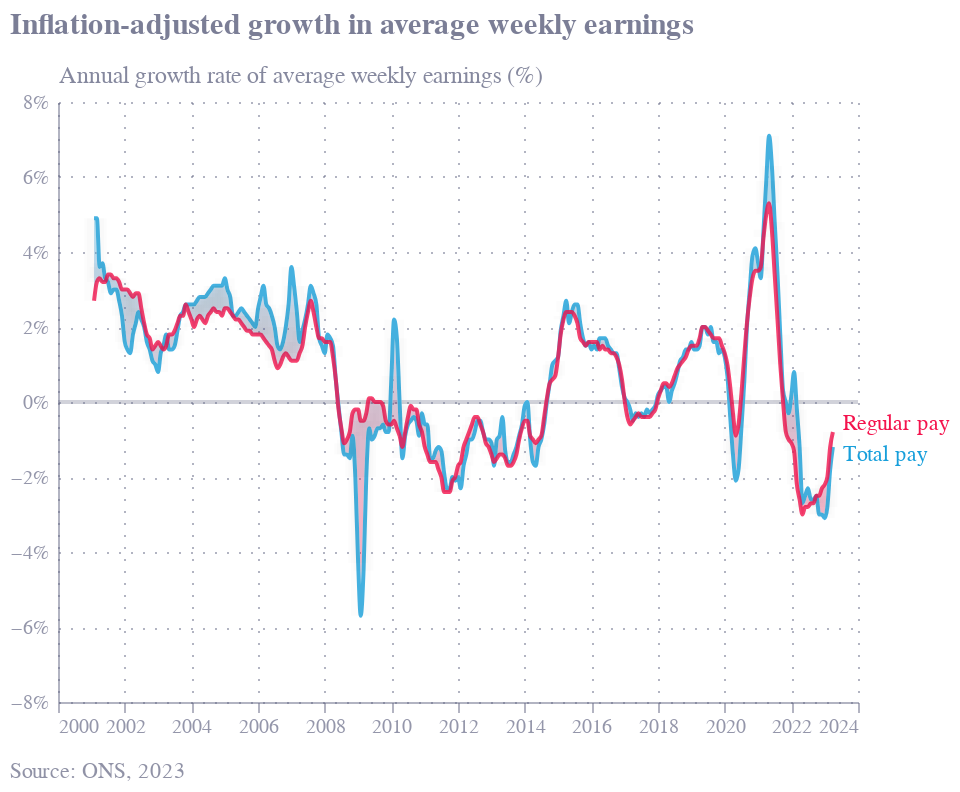
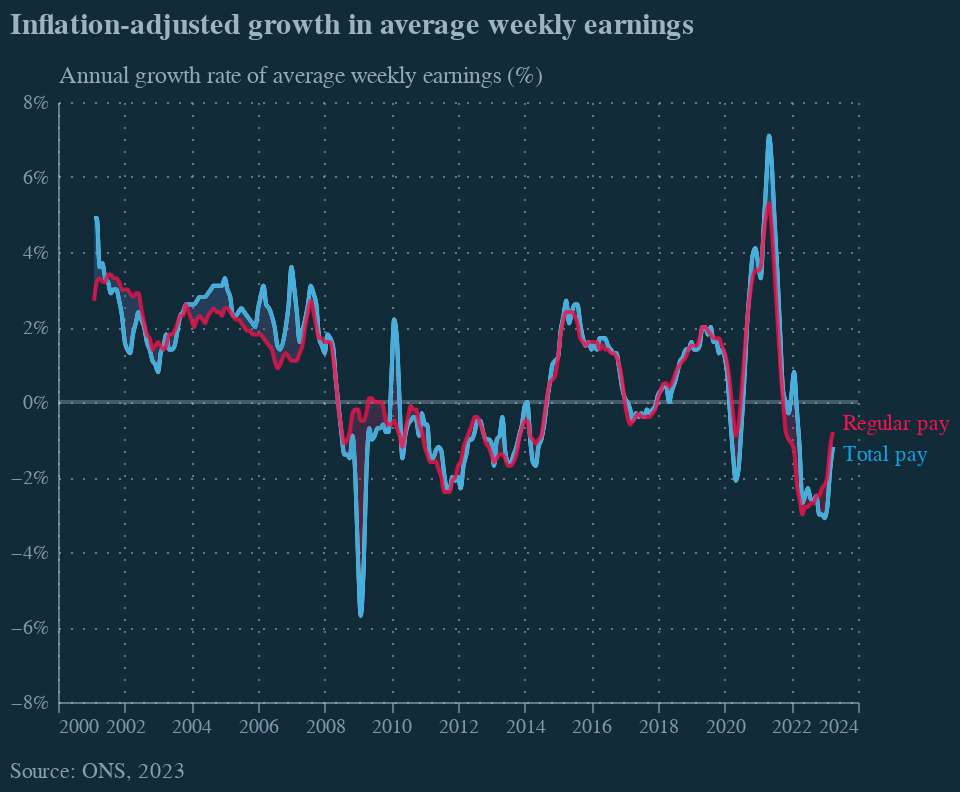

The code cell stored with these charts, in order, in its notebook:
### Code cell
base=alt.Chart(fc).transform_calculate(tp='datum["Total pay"]/100',rp='datum["Regular pay"]/100')
line1 = base.mark_line(opacity=0.8,clip=True,interpolate='monotone',color=colors['eco-light-blue']).encode(
    x=alt.X('date2:T',axis=alt.Axis(
            grid=True,
            gridDash=[1,5],
            gridColor=colors["eco-gray"],
            gridOpacity=mo,
            titleAlign="left",
            titleAnchor="end",
            title="",
        titleX=405,
            titleY=6,
            labelColor=colors["eco-gray"],
            titleColor=colors["eco-gray"],
            tickColor=colors["eco-gray"],
            domainColor=colors["eco-gray"],
            tickCount=10,
            domainOpacity=mo,
            tickOpacity=mo,
            labelOpacity=mo+0.2,
            titleOpacity=mo+0.3,
            titleFontSize=10,
            titleFontWeight='normal',
            orient="bottom",
            labelAngle=0
            ),
            scale=alt.Scale(domain=['2000-01-01','2024-01-01'],nice=False)
    ),
    y=alt.Y('tp:Q',axis=alt.Axis( 
            # grid=False,
            gridDash=[1,5],
            gridColor=colors["eco-gray"],
            gridOpacity=mo,
            title="Annual growth rate of average weekly earnings (%)",
            titleX=0,
            titleY=-7,
            titleBaseline="bottom",
            titleAngle=0,
            titleAlign="left",
            ticks=False,
            labelPadding=5,
            labelColor=colors["eco-gray"],
            titleColor=colors["eco-gray"],
            tickColor=colors["eco-gray"],
            domainColor=colors["eco-gray"],
            domainOpacity=mo,
            tickOpacity=mo,
            labelOpacity=mo+0.2,
            titleOpacity=mo+0.3,
            titleFontSize=12,
            titleFontWeight='normal',
            format='%',
            tickCount=8,
            # domain=False,
            # labels=False
        ),
            scale=alt.Scale(domain=[-0.08,0.08])
    
           )
)
line2=line1.mark_line(opacity=0.8,clip=True,interpolate='monotone',color=colors['eco-dot']).encode(y='rp:Q')
label1=line1.mark_text(align='left',dx=5,dy=4,color=colors['eco-light-blue']).encode(text='t:N').transform_filter('datum.date2>toDate("2023-03-10")').transform_calculate(t='"Total pay"'
)
label2=line2.mark_text(align='left',dx=5,dy=-4,color=colors['eco-dot']).encode(text='t:N').transform_filter('datum.date2>toDate("2023-03-10")').transform_calculate(t='"Regular pay"'
)
ruler=alt.Chart(pd.DataFrame([{'y':0}])).mark_rule(color=colors['eco-gray'],opacity=0.3,size=2).encode(y='y:Q')
area=base.mark_area(opacity=0.3,
        interpolate="monotone",
        line={'color':"#ffffff"},
        color=alt.Gradient(
            gradient='linear',
            stops=[alt.GradientStop(color=colors['eco-dot'], offset=0.2),
                   alt.GradientStop(color=colors['eco-light-blue'], offset=0.8)],
            x1=1, #0.8
            y1=1,
            x2=1,
            y2=0
            )
).encode(x='date2:T',y='tp:Q',y2='rp:Q')
tt=area.mark_line(opacity=0.01,size=10,interpolate='monotone').encode(tooltip=[
             alt.Tooltip('date:T',title='Date',format='%B %Y'),
             alt.Tooltip('tp:Q',title='Total pay growth rate (%)',format='.2%'),
            alt.Tooltip('rp:Q',title='Regular pay growth rate (%)',format='.2%')])

layer1=(ruler+area+line1+line2+label1+label2+tt
       ).\
    configure(font='Circular Std Book').configure_view(stroke=None,discreteWidth=400,discreteHeight=300,continuousWidth=400,continuousHeight=300).properties( 
        title={'text':"Inflation-adjusted growth in average weekly earnings",'color':colors['eco-gray']+'dd','align':'left','anchor':'start','offset':-360,
              'subtitle':'Source: ONS, 2023','subtitlePadding':360,
               'subtitleFontSize':11,'subtitleColor':colors['eco-gray']+'bb','fontSize':15})

if SAVE:
    layer1.save("visualisation/" + f + ".json")
    layer1.save("visualisation/" + f + ".svg")
    layer1.save("visualisation/" + f + ".png")
    layer2=dark(f)
    layer2.save("visualisation/" + f + "_dark.json")
    layer2.save("visualisation/" + f + "_dark.svg")
    layer2.save("visualisation/" + f + "_dark.png")
    open("README.md", "w").write(readme)

print(f+'\n')
layer1.display()
if SAVE:
    layer2.display()
    
# force display dark
if DARK and not SAVE:
    layer1.save("visualisation/" + f + ".json")
    layer2=dark(f)
    layer2.display()

### Figure 1 — Vega-Lite specification as saved in the notebook (floating-point values rounded to 4 significant figures; data arrays with more than 128 entries replaced by an {"elided": "..."} marker saying what was removed)
{"config": {"view": {"continuousWidth": 400, "continuousHeight": 300, "discreteHeight": 300, "discreteWidth": 400, "stroke": null}, "font": "Circular Std Book"}, "layer": [{"data": {"name": "data-06fd9f850666401b4599de5588b60692"}, "mark": {"type": "rule", "color": "#676A86", "opacity": 0.3, "size": 2}, "encoding": {"y": {"field": "y", "type": "quantitative"}}}, {"data": {"name": "data-4bd268d8fff35b7247feec118cfbcb6f"}, "mark": {"type": "area", "color": {"gradient": "linear", "stops": [{"color": "#F4134D", "offset": 0.2}, {"color": "#179FDB", "offset": 0.8}], "x1": 1, "y1": 1, "x2": 1, "y2": 0}, "interpolate": "monotone", "line": {"color": "#ffffff"}, "opacity": 0.3}, "encoding": {"x": {"field": "date2", "type": "temporal"}, "y": {"field": "tp", "type": "quantitative"}, "y2": {"field": "rp"}}, "transform": [{"calculate": "datum[\"Total pay\"]/100", "as": "tp"}, {"calculate": "datum[\"Regular pay\"]/100", "as": "rp"}]}, {"data": {"name": "data-4bd268d8fff35b7247feec118cfbcb6f"}, "mark": {"type": "line", "clip": true, "color": "#179FDB", "interpolate": "monotone", "opacity": 0.8}, "encoding": {"x": {"axis": {"domainColor": "#676A86", "domainOpacity": 0.5, "grid": true, "gridColor": "#676A86", "gridDash": [1, 5], "gridOpacity": 0.5, "labelAngle": 0, "labelColor": "#676A86", "labelOpacity": 0.7, "orient": "bottom", "tickColor": "#676A86", "tickCount": 10, "tickOpacity": 0.5, "title": "", "titleAlign": "left", "titleAnchor": "end", "titleColor": "#676A86", "titleFontSize": 10, "titleFontWeight": "normal", "titleOpacity": 0.8, "titleX": 405, "titleY": 6}, "field": "date2", "scale": {"domain": ["2000-01-01", "2024-01-01"], "nice": false}, "type": "temporal"}, "y": {"axis": {"domainColor": "#676A86", "domainOpacity": 0.5, "format": "%", "gridColor": "#676A86", "gridDash": [1, 5], "gridOpacity": 0.5, "labelColor": "#676A86", "labelOpacity": 0.7, "labelPadding": 5, "tickColor": "#676A86", "tickCount": 8, "tickOpacity": 0.5, "ticks": false, "title": "Annual growth rate of average weekly earnings (%)", "titleAlign": "left", "titleAngle": 0, "titleBaseline": "bottom", "titleColor": "#676A86", "titleFontSize": 12, "titleFontWeight": "normal", "titleOpacity": 0.8, "titleX": 0, "titleY": -7}, "field": "tp", "scale": {"domain": [-0.08, 0.08]}, "type": "quantitative"}}, "transform": [{"calculate": "datum[\"Total pay\"]/100", "as": "tp"}, {"calculate": "datum[\"Regular pay\"]/100", "as": "rp"}]}, {"data": {"name": "data-4bd268d8fff35b7247feec118cfbcb6f"}, "mark": {"type": "line", "clip": true, "color": "#F4134D", "interpolate": "monotone", "opacity": 0.8}, "encoding": {"x": {"axis": {"domainColor": "#676A86", "domainOpacity": 0.5, "grid": true, "gridColor": "#676A86", "gridDash": [1, 5], "gridOpacity": 0.5, "labelAngle": 0, "labelColor": "#676A86", "labelOpacity": 0.7, "orient": "bottom", "tickColor": "#676A86", "tickCount": 10, "tickOpacity": 0.5, "title": "", "titleAlign": "left", "titleAnchor": "end", "titleColor": "#676A86", "titleFontSize": 10, "titleFontWeight": "normal", "titleOpacity": 0.8, "titleX": 405, "titleY": 6}, "field": "date2", "scale": {"domain": ["2000-01-01", "2024-01-01"], "nice": false}, "type": "temporal"}, "y": {"field": "rp", "type": "quantitative"}}, "transform": [{"calculate": "datum[\"Total pay\"]/100", "as": "tp"}, {"calculate": "datum[\"Regular pay\"]/100", "as": "rp"}]}, {"data": {"name": "data-4bd268d8fff35b7247feec118cfbcb6f"}, "mark": {"type": "text", "align": "left", "color": "#179FDB", "dx": 5, "dy": 4}, "encoding": {"text": {"field": "t", "type": "nominal"}, "x": {"axis": {"domainColor": "#676A86", "domainOpacity": 0.5, "grid": true, "gridColor": "#676A86", "gridDash": [1, 5], "gridOpacity": 0.5, "labelAngle": 0, "labelColor": "#676A86", "labelOpacity": 0.7, "orient": "bottom", "tickColor": "#676A86", "tickCount": 10, "tickOpacity": 0.5, "title": "", "titleAlign": "left", "titleAnchor": "end", "titleColor": "#676A86", "titleFontSize": 10, "titleFontWeight": "normal", "titleOpacity": 0.8, "titleX": 405, "titleY": 6}, "field": "date2", "scale": {"domain": ["2000-01-01", "2024-01-01"], "nice": false}, "type": "temporal"}, "y": {"axis": {"domainColor": "#676A86", "domainOpacity": 0.5, "format": "%", "gridColor": "#676A86", "gridDash": [1, 5], "gridOpacity": 0.5, "labelColor": "#676A86", "labelOpacity": 0.7, "labelPadding": 5, "tickColor": "#676A86", "tickCount": 8, "tickOpacity": 0.5, "ticks": false, "title": "Annual growth rate of average weekly earnings (%)", "titleAlign": "left", "titleAngle": 0, "titleBaseline": "bottom", "titleColor": "#676A86", "titleFontSize": 12, "titleFontWeight": "normal", "titleOpacity": 0.8, "titleX": 0, "titleY": -7}, "field": "tp", "scale": {"domain": [-0.08, 0.08]}, "type": "quantitative"}}, "transform": [{"calculate": "datum[\"Total pay\"]/100", "as": "tp"}, {"calculate": "datum[\"Regular pay\"]/100", "as": "rp"}, {"filter": "datum.date2>toDate(\"2023-03-10\")"}, {"calculate": "\"Total pay\"", "as": "t"}]}, {"data": {"name": "data-4bd268d8fff35b7247feec118cfbcb6f"}, "mark": {"type": "text", "align": "left", "color": "#F4134D", "dx": 5, "dy": -4}, "encoding": {"text": {"field": "t", "type": "nominal"}, "x": {"axis": {"domainColor": "#676A86", "domainOpacity": 0.5, "grid": true, "gridColor": "#676A86", "gridDash": [1, 5], "gridOpacity": 0.5, "labelAngle": 0, "labelColor": "#676A86", "labelOpacity": 0.7, "orient": "bottom", "tickColor": "#676A86", "tickCount": 10, "tickOpacity": 0.5, "title": "", "titleAlign": "left", "titleAnchor": "end", "titleColor": "#676A86", "titleFontSize": 10, "titleFontWeight": "normal", "titleOpacity": 0.8, "titleX": 405, "titleY": 6}, "field": "date2", "scale": {"domain": ["2000-01-01", "2024-01-01"], "nice": false}, "type": "temporal"}, "y": {"field": "rp", "type": "quantitative"}}, "transform": [{"calculate": "datum[\"Total pay\"]/100", "as": "tp"}, {"calculate": "datum[\"Regular pay\"]/100", "as": "rp"}, {"filter": "datum.date2>toDate(\"2023-03-10\")"}, {"calculate": "\"Regular pay\"", "as": "t"}]}, {"data": {"name": "data-4bd268d8fff35b7247feec118cfbcb6f"}, "mark": {"type": "line", "interpolate": "monotone", "opacity": 0.01, "size": 10}, "encoding": {"tooltip": [{"field": "date", "format": "%B %Y", "title": "Date", "type": "temporal"}, {"field": "tp", "format": ".2%", "title": "Total pay growth rate (%)", "type": "quantitative"}, {"field": "rp", "format": ".2%", "title": "Regular pay growth rate (%)", "type": "quantitative"}], "x": {"field": "date2", "type": "temporal"}, "y": {"field": "tp", "type": "quantitative"}, "y2": {"field": "rp"}}, "transform": [{"calculate": "datum[\"Total pay\"]/100", "as": "tp"}, {"calculate": "datum[\"Regular pay\"]/100", "as": "rp"}]}], "title": {"text": "Inflation-adjusted growth in average weekly earnings", "color": "#676A86dd", "align": "left", "anchor": "start", "offset": -360, "subtitle": "Source: ONS, 2023", "subtitlePadding": 360, "subtitleFontSize": 11, "subtitleColor": "#676A86bb", "fontSize": 15}, "$schema": "https://vega.github.io/schema/vega-lite/v4.17.0.json", "datasets": {"data-06fd9f850666401b4599de5588b60692": [{"y": 0}], "data-4bd268d8fff35b7247feec118cfbcb6f": {"elided": "267 records"}}}

### Figure 2 — Vega-Lite specification as saved in the notebook (floating-point values rounded to 4 significant figures; data arrays with more than 128 entries replaced by an {"elided": "..."} marker saying what was removed)
{"config": {"view": {"continuousWidth": 400, "continuousHeight": 300, "discreteHeight": 300, "discreteWidth": 400, "stroke": null}, "font": "Circular Std Book"}, "layer": [{"mark": {"type": "rule", "color": "#b4c8d8", "opacity": 0.3, "size": 2}, "data": {"name": "data-06fd9f850666401b4599de5588b60692"}, "encoding": {"y": {"field": "y", "type": "quantitative"}}}, {"mark": {"type": "area", "color": {"gradient": "linear", "stops": [{"color": "#F4134D", "offset": 0.2}, {"color": "#179FDB", "offset": 0.8}], "x1": 1, "x2": 1, "y1": 1, "y2": 0}, "interpolate": "monotone", "line": {"color": "#ffffff"}, "opacity": 0.3}, "data": {"name": "data-4bd268d8fff35b7247feec118cfbcb6f"}, "encoding": {"x": {"field": "date2", "type": "temporal"}, "y": {"field": "tp", "type": "quantitative"}, "y2": {"field": "rp"}}, "transform": [{"calculate": "datum[\"Total pay\"]/100", "as": "tp"}, {"calculate": "datum[\"Regular pay\"]/100", "as": "rp"}]}, {"mark": {"type": "line", "clip": true, "color": "#179FDB", "interpolate": "monotone", "opacity": 0.8}, "data": {"name": "data-4bd268d8fff35b7247feec118cfbcb6f"}, "encoding": {"x": {"axis": {"domainColor": "#b4c8d8", "domainOpacity": 0.5, "grid": true, "gridColor": "#b4c8d8", "gridDash": [1, 5], "gridOpacity": 0.5, "labelAngle": 0, "labelColor": "#b4c8d8", "labelOpacity": 0.7, "orient": "bottom", "tickColor": "#b4c8d8", "tickCount": 10, "tickOpacity": 0.5, "title": "", "titleAlign": "left", "titleAnchor": "end", "titleColor": "#b4c8d8", "titleFontSize": 10, "titleFontWeight": "normal", "titleOpacity": 0.8, "titleX": 405, "titleY": 6}, "field": "date2", "scale": {"domain": ["2000-01-01", "2024-01-01"], "nice": false}, "type": "temporal"}, "y": {"axis": {"domainColor": "#b4c8d8", "domainOpacity": 0.5, "format": "%", "gridColor": "#b4c8d8", "gridDash": [1, 5], "gridOpacity": 0.5, "labelColor": "#b4c8d8", "labelOpacity": 0.7, "labelPadding": 5, "tickColor": "#b4c8d8", "tickCount": 8, "tickOpacity": 0.5, "ticks": false, "title": "Annual growth rate of average weekly earnings (%)", "titleAlign": "left", "titleAngle": 0, "titleBaseline": "bottom", "titleColor": "#b4c8d8", "titleFontSize": 12, "titleFontWeight": "normal", "titleOpacity": 0.8, "titleX": 0, "titleY": -7}, "field": "tp", "scale": {"domain": [-0.08, 0.08]}, "type": "quantitative"}}, "transform": [{"calculate": "datum[\"Total pay\"]/100", "as": "tp"}, {"calculate": "datum[\"Regular pay\"]/100", "as": "rp"}]}, {"mark": {"type": "line", "clip": true, "color": "#F4134D", "interpolate": "monotone", "opacity": 0.8}, "data": {"name": "data-4bd268d8fff35b7247feec118cfbcb6f"}, "encoding": {"x": {"axis": {"domainColor": "#b4c8d8", "domainOpacity": 0.5, "grid": true, "gridColor": "#b4c8d8", "gridDash": [1, 5], "gridOpacity": 0.5, "labelAngle": 0, "labelColor": "#b4c8d8", "labelOpacity": 0.7, "orient": "bottom", "tickColor": "#b4c8d8", "tickCount": 10, "tickOpacity": 0.5, "title": "", "titleAlign": "left", "titleAnchor": "end", "titleColor": "#b4c8d8", "titleFontSize": 10, "titleFontWeight": "normal", "titleOpacity": 0.8, "titleX": 405, "titleY": 6}, "field": "date2", "scale": {"domain": ["2000-01-01", "2024-01-01"], "nice": false}, "type": "temporal"}, "y": {"field": "rp", "type": "quantitative"}}, "transform": [{"calculate": "datum[\"Total pay\"]/100", "as": "tp"}, {"calculate": "datum[\"Regular pay\"]/100", "as": "rp"}]}, {"mark": {"type": "text", "align": "left", "color": "#179FDB", "dx": 5, "dy": 4}, "data": {"name": "data-4bd268d8fff35b7247feec118cfbcb6f"}, "encoding": {"text": {"field": "t", "type": "nominal"}, "x": {"axis": {"domainColor": "#b4c8d8", "domainOpacity": 0.5, "grid": true, "gridColor": "#b4c8d8", "gridDash": [1, 5], "gridOpacity": 0.5, "labelAngle": 0, "labelColor": "#b4c8d8", "labelOpacity": 0.7, "orient": "bottom", "tickColor": "#b4c8d8", "tickCount": 10, "tickOpacity": 0.5, "title": "", "titleAlign": "left", "titleAnchor": "end", "titleColor": "#b4c8d8", "titleFontSize": 10, "titleFontWeight": "normal", "titleOpacity": 0.8, "titleX": 405, "titleY": 6}, "field": "date2", "scale": {"domain": ["2000-01-01", "2024-01-01"], "nice": false}, "type": "temporal"}, "y": {"axis": {"domainColor": "#b4c8d8", "domainOpacity": 0.5, "format": "%", "gridColor": "#b4c8d8", "gridDash": [1, 5], "gridOpacity": 0.5, "labelColor": "#b4c8d8", "labelOpacity": 0.7, "labelPadding": 5, "tickColor": "#b4c8d8", "tickCount": 8, "tickOpacity": 0.5, "ticks": false, "title": "Annual growth rate of average weekly earnings (%)", "titleAlign": "left", "titleAngle": 0, "titleBaseline": "bottom", "titleColor": "#b4c8d8", "titleFontSize": 12, "titleFontWeight": "normal", "titleOpacity": 0.8, "titleX": 0, "titleY": -7}, "field": "tp", "scale": {"domain": [-0.08, 0.08]}, "type": "quantitative"}}, "transform": [{"calculate": "datum[\"Total pay\"]/100", "as": "tp"}, {"calculate": "datum[\"Regular pay\"]/100", "as": "rp"}, {"filter": "datum.date2>toDate(\"2023-03-10\")"}, {"calculate": "\"Total pay\"", "as": "t"}]}, {"mark": {"type": "text", "align": "left", "color": "#F4134D", "dx": 5, "dy": -4}, "data": {"name": "data-4bd268d8fff35b7247feec118cfbcb6f"}, "encoding": {"text": {"field": "t", "type": "nominal"}, "x": {"axis": {"domainColor": "#b4c8d8", "domainOpacity": 0.5, "grid": true, "gridColor": "#b4c8d8", "gridDash": [1, 5], "gridOpacity": 0.5, "labelAngle": 0, "labelColor": "#b4c8d8", "labelOpacity": 0.7, "orient": "bottom", "tickColor": "#b4c8d8", "tickCount": 10, "tickOpacity": 0.5, "title": "", "titleAlign": "left", "titleAnchor": "end", "titleColor": "#b4c8d8", "titleFontSize": 10, "titleFontWeight": "normal", "titleOpacity": 0.8, "titleX": 405, "titleY": 6}, "field": "date2", "scale": {"domain": ["2000-01-01", "2024-01-01"], "nice": false}, "type": "temporal"}, "y": {"field": "rp", "type": "quantitative"}}, "transform": [{"calculate": "datum[\"Total pay\"]/100", "as": "tp"}, {"calculate": "datum[\"Regular pay\"]/100", "as": "rp"}, {"filter": "datum.date2>toDate(\"2023-03-10\")"}, {"calculate": "\"Regular pay\"", "as": "t"}]}, {"mark": {"type": "line", "interpolate": "monotone", "opacity": 0.01, "size": 10}, "data": {"name": "data-4bd268d8fff35b7247feec118cfbcb6f"}, "encoding": {"tooltip": [{"field": "date", "format": "%B %Y", "title": "Date", "type": "temporal"}, {"field": "tp", "format": ".2%", "title": "Total pay growth rate (%)", "type": "quantitative"}, {"field": "rp", "format": ".2%", "title": "Regular pay growth rate (%)", "type": "quantitative"}], "x": {"field": "date2", "type": "temporal"}, "y": {"field": "tp", "type": "quantitative"}, "y2": {"field": "rp"}}, "transform": [{"calculate": "datum[\"Total pay\"]/100", "as": "tp"}, {"calculate": "datum[\"Regular pay\"]/100", "as": "rp"}]}], "background": "#122B39", "datasets": {"data-06fd9f850666401b4599de5588b60692": [{"y": 0}], "data-4bd268d8fff35b7247feec118cfbcb6f": {"elided": "267 records"}}, "title": {"text": "Inflation-adjusted growth in average weekly earnings", "align": "left", "anchor": "start", "color": "#b4c8d8dd", "fontSize": 15, "offset": -360, "subtitle": "Source: ONS, 2023", "subtitleColor": "#b4c8d8bb", "subtitleFontSize": 11, "subtitlePadding": 360}, "$schema": "https://vega.github.io/schema/vega-lite/v4.17.0.json"}
